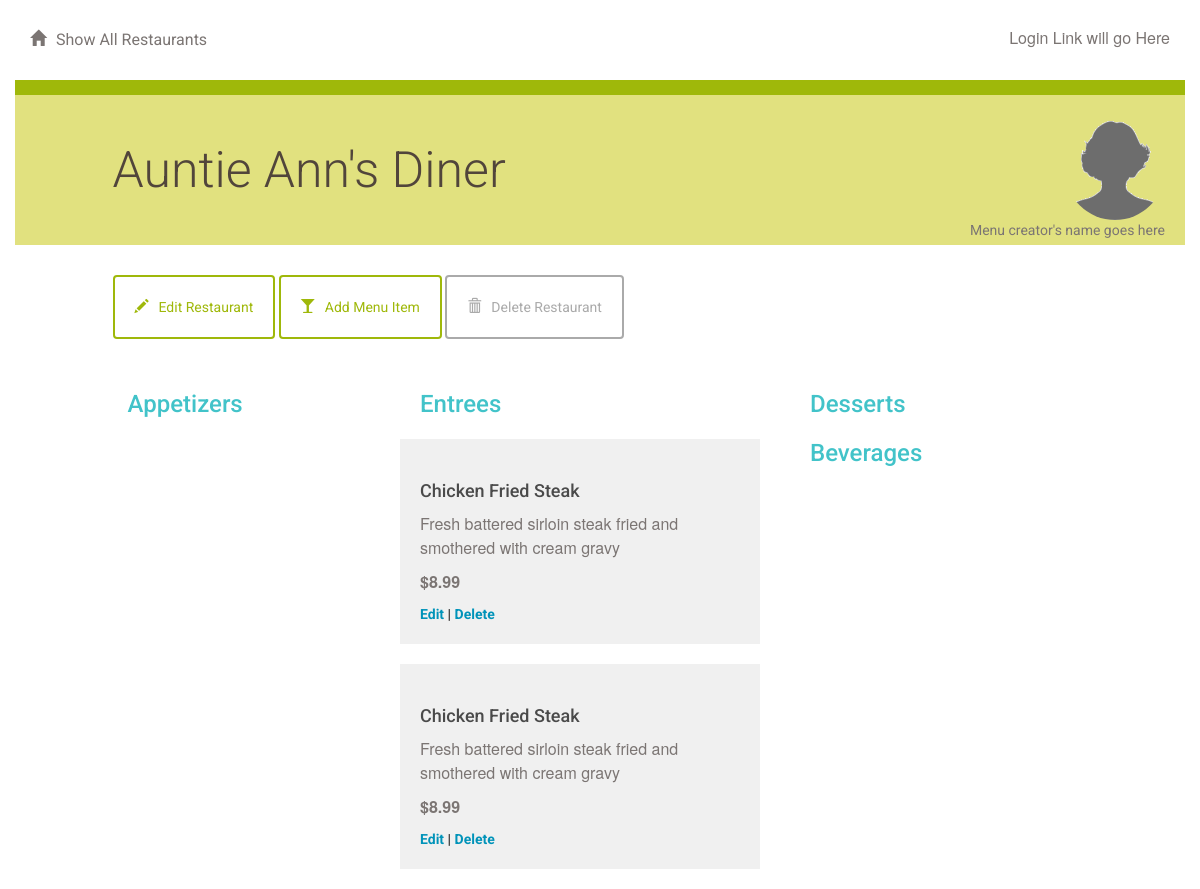
Screenshot of /restaurant/7/menu/ with the database file from the repository.
### database_setup.py (models this page shows, shortened)
class Restaurant(Base):
    __tablename__ = 'restaurant'
    id = Column(Integer, primary_key=True)
    name = Column(String(250), nullable=False)

class MenuItem(Base):
    __tablename__ = 'menu_item'
    name =Column(String(80), nullable = False)
    id = Column(Integer, primary_key = True)
    description = Column(String(250))
    price = Column(String(8))
    course = Column(String(250))
    restaurant_id = Column(Integer,ForeignKey('restaurant.id'))
    restaurant = relationship(Restaurant)

### project.py (the view)
@app.route('/restaurant/<int:restaurant_id>/')
@app.route('/restaurant/<int:restaurant_id>/menu/')
def showMenu(restaurant_id):
    restaurant = session.query(Restaurant).filter_by(id = restaurant_id).one()
    items = session.query(MenuItem).filter_by(restaurant_id = restaurant_id).all()
    return render_template('menu.html', items = items, restaurant = restaurant)

### templates/menu.html (shortened to what this page needs)
{% extends "main.html" %}
{% block content %}
{% include "header.html" %}
	<div class="row divider green">
		<div class="col-md-12"></div>
	</div>
	<div class="row banner menu">
		<div class="col-md-11 col-md-offset-1 padding-none">
			<h1>{{ restaurant.name }}
			<figure class="creator">
				<img src="{{ url_for('static', filename='blank_user.gif') }}">
				<figcaption>Menu creator's name goes here</figcaption>
			</figure>
			</h1>
		</div>
	</div>
	<div class="row padding-top padding-bottom">
		<div class="col-md-1"></div>
		<div class="col-md-11 padding-none">
			<a href="{{url_for('editRestaurant', restaurant_id = restaurant.id )}}">
				<button class="btn btn-default" id="new-menu-item">
					<span class="glyphicon glyphicon-pencil" aria-hidden="true"></span>Edit Restaurant
				</button>
			</a>
			<a href="{{url_for('newMenuItem', restaurant_id = restaurant.id )}}">
				<button class="btn btn-default" id="new-menu-item">
					<span class="glyphicon glyphicon-glass" aria-hidden="true"></span>Add Menu Item
				</button>
			</a>
						<a href="{{url_for('deleteRestaurant', restaurant_id = restaurant.id )}}">
				<button class="btn btn-default delete" id="delete-restaurant">
					<span class="glyphicon glyphicon-trash" aria-hidden="true"></span>Delete Restaurant
				</button>
			</a>
		</div>
		<div class="col-md-7"></div>
	</div>
	{% if items !=[] %}
		<div class="row">
			<div class="col-md-1"></div>
			<div class="col-md-3">
				<h2>Appetizers</h2>
			</div>
			<div class="col-md-4">
				<h2>Entrees</h2>
					{% for i in items %}
						{% if i.course == 'Entree' %}
						<div class="menu-item">
							<h3>{{i.name}}</h3>
							<p>{{i.description}}</p>
							<p class="menu-price">{{i.price}}</p>
							<a href='{{url_for('editMenuItem', restaurant_id = restaurant.id, menu_id=i.id ) }}'>Edit</a> |
							<a href='{{url_for('deleteMenuItem', restaurant_id = restaurant.id, menu_id=i.id ) }}'>Delete</a>
						</div>
						{% endif %}
					{% endfor %}
			</div>
			<div class="col-md-3">
				<h2>Desserts</h2>
				<h2>Beverages</h2>
			</div>
			<div class="col-md-1"></div>
		</div>
	{% endif %}
{% endblock %}

### static/styles.css (style rules this page uses)
* { font-family: "Helvetica Neue Bold", Roboto, Helvetica, Arial, sans-serif; font-weight: 700; }
h1 { font-family: "Helvetica Neue Light", Roboto, Helvetica, Arial, sans-serif; font-size: 50px; color: #51453B; line-height: 60px; font-weight: 300; }
h2 { font-size: 24px; color: #42C3C9; line-height: 29px; }
h3 { font-size: 18px; color: #4A4A4A; line-height: 23px; }
p { font-family: "Helvetica Neue", Roboto, Helvetica, Arial, sans-serif; font-size: 16px; color: #7B7573; line-height: 24px; font-weight: 400; }
a { font-size: 14px; color: #0093B9; line-height: 17px; }
.padding-top { padding-top: 30px; }
.padding-bottom { padding-bottom: 30px; }
.padding-none { padding: 0; }
.btn { padding: 20px; margin: 0; border-color: #9FB80A; border-width: 2px; color: #9FB80A;; }
.btn.delete { border-color: #aaaaaa; color: #aaaaaa; }
.glyphicon { margin-right: 10px; }
.divider { height: 15px; }
.divider.green { background-color: #9FB80A; }
.banner.menu { height: 150px; background-color: #E1E17F; }
.banner h1 { margin: 45px 0; }
.menu-item { background: #F0F0F0; padding: 20px; margin: 20px; margin-left: -20px; }
.menu-price { font-weight: 700; }
.creator { padding-right: 20px; margin-top: -20px; text-align: right; float:right; }
.creator img { width: 100px; border-radius: 50%; }
.creator figcaption { font-size: 14px; color: #7B7573; font-weight: 400; margin-top: -20px; }

### rows the page displays
Restaurant: name "Auntie Ann's Diner"
MenuItem: name "Chicken Fried Steak", description "Fresh battered sirloin steak fried and smothered with cream gravy", price "$8.99"
MenuItem: name "Chicken Fried Steak", description "Fresh battered sirloin steak fried and smothered with cream gravy", price "$8.99"
